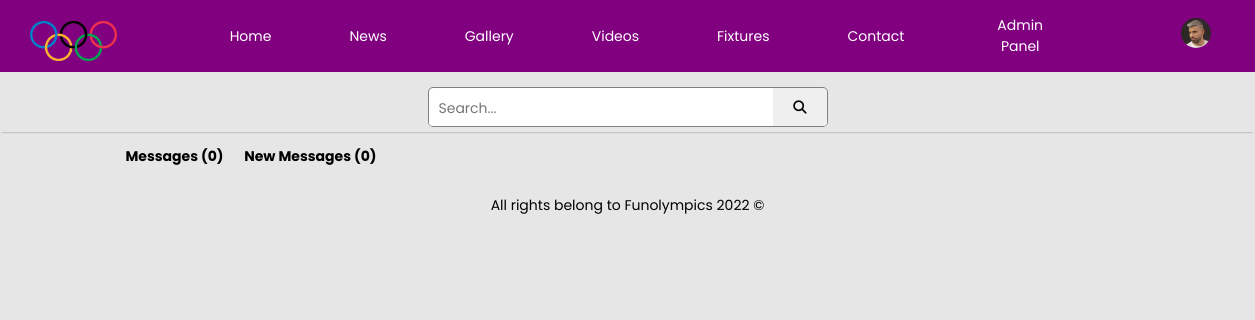
Page /users/inbox/ (signed in) on the earlier database version.
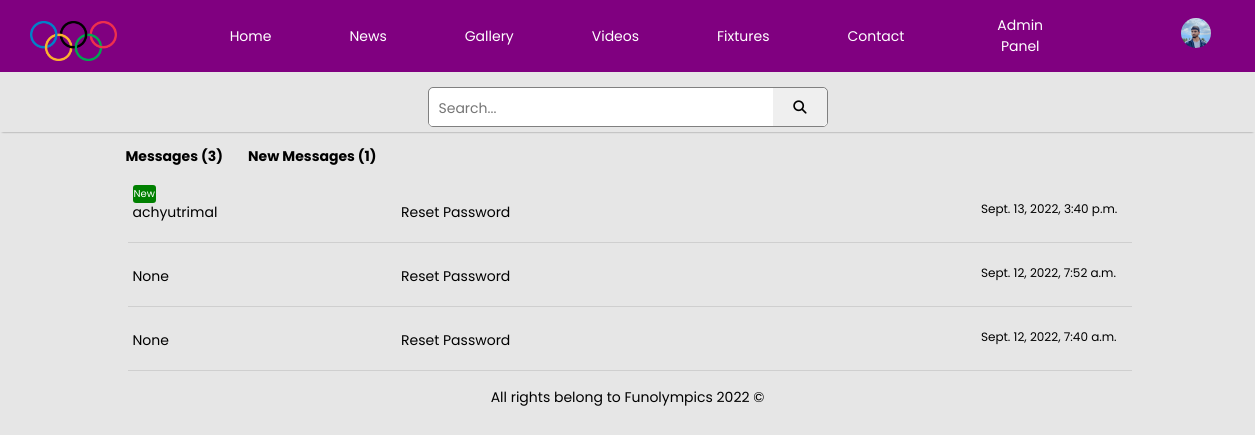
Same page on the later database version.
### users/models.py (models this page shows, shortened)
class User (AbstractBaseUser):
    email       = models.EmailField(verbose_name="email", max_length=60, unique=True)
    username    = models.CharField (max_length=50, unique=True)
    password    = models.CharField(max_length=128)
    date_joined = models.DateTimeField(verbose_name="date joined", auto_now_add=True)
    last_login  = models.DateTimeField(auto_now=True, verbose_name='last login')
    is_admin    = models.BooleanField(default=False)
    is_active   = models.BooleanField(default=True)
    is_staff    = models.BooleanField(default=False)
    is_superuser=  models.BooleanField(default=False)
    full_name   =models.CharField(max_length=60, null=True)
    country     =CountryField(blank=True, null=True, verbose_name="Counrty/Area of resdence", blank_label="Select Country")
    id          =models.UUIDField(default=uuid.uuid4, unique=True, primary_key=True, editable=False)
    USERNAME_FIELD = 'email' #use this field to login to the account instead of username
    REQUIRED_FIELDS=['username', 'full_name', 'country']
    objects = UserManager()

class Profile (models.Model):
    user = models.OneToOneField(User, on_delete=models.CASCADE, null=True, blank=True)
    username = models.CharField(max_length=255, blank=True, null=True)
    name = models.CharField(max_length=255, blank=True, null=True)
    email = models.EmailField(max_length=255, blank=True, null=True)
    country = CountryField(blank=True, null=True, verbose_name="Counrty/Area of resdence", blank_label="Select Country")
    profile_image = models.ImageField(null=True, blank=True, upload_to='images/profile_pics/', default='images/profile_pics/default.jpg')
    created = models.DateTimeField(auto_now_add=True)
    id = models.UUIDField(default=uuid.uuid4, unique=True,
                          primary_key=True, editable=False)
    def __str__(self):
        return str(self.user.username)

class Inbox (models.Model):
    sender = models.ForeignKey(Profile, on_delete=models.SET_NULL, null=True, blank=True)
    receiver = models.ForeignKey(Profile, on_delete=models.SET_NULL, null=True, blank=True, related_name='messages')
    name = models.CharField(max_length=200, null=True, blank=True)
    email = models.EmailField(max_length=200, null=True, blank=True)
    subject = models.CharField(max_length=200, null=False, blank=False, default='Reset Password')
    is_read = models.BooleanField(default=False, null=True)
    created = models.DateTimeField(auto_now_add=True)
    id = models.UUIDField(default=uuid.uuid4, unique=True,
                          primary_key=True, editable=False)
    class Meta:
        ordering = ['is_read', '-created']

### users/views.py (the view)
# urls.py: path('inbox/', views.inbox, name='inbox'),
@login_required(login_url='login')
def inbox(request):
    profile = request.user.profile
    inbox = profile.messages.all()
    inbox_count=inbox.count()
    unread_count = inbox.filter(is_read=False).count()
    context = {'inbox': inbox, 'inbox_count':inbox_count, 'unread_count':unread_count}
    return render(request, 'users/inbox.html', context)

### users/templates/users/inbox.html (shortened to what this page needs)
{% extends 'main.html' %}
{% load static %}
{% block styles %}
<link rel="stylesheet" href="{% static 'styles/inbox.css' %}">
{% endblock styles %}
{% block content %}
<div class="container">
    <div class="inbox-container">
        <span>
            <p>Messages ({{inbox_count}})</p>
            <p>New Messages ({{unread_count}})</p>
        </span>
        {% for inbox in inbox %}
        <a href="{% url 'viewMessage' inbox.id %}">
            <div class="message-card">
                {% if not inbox.is_read %}
                <p id="new-tag">New</p>
                {% endif %}
                <p id="sender">{{inbox.sender}}</p>
                <p id="msg">{{inbox.subject}}</p>
                <p id="time">{{inbox.created}}</p>
            </div>
        </a>
        {% endfor %}
    </div>
</div>
{% endblock content %}

### templates/main.html (shortened to what this page needs)
<!DOCTYPE html>
<html lang="en">
<head>
    {% block styles %}
    {% endblock %}
    {% load static %}
    <link rel="stylesheet" href="{% static 'styles/main.css' %}">
</head>
<body>
    {% include 'navbar.html' %}
    {% block content %}
    {% endblock content %}
    {% include 'footer.html' %}
</body>
</html>

### templates/navbar.html (shortened to what this page needs)
<!DOCTYPE html>
<html lang="en">
<head>
    {% load static %}
    <link rel="stylesheet" href="{% static 'styles/navbar.css' %}">
</head>
<body>
    {% if request.user.is_authenticated %}
    <div class="nav-bar">
        <ul>
            <img src="{% static 'media/images/olympic.png'%}" alt="" id="logo">
            <li><a href="{% url 'home' %}">Home</a></li>
            <li><a href="{% url 'all_news' %}">News</a></li>
            <li><a href="{% url 'gallery' %}">Gallery</a></li>
            <li><a href="{% url 'all_videos' %}">Videos</a></li>
            <li><a href="{% url 'fixtures' %}">Fixtures</a></li>
            <li><a href="{% url 'contact'  %}">Contact</a></li>
            {% if request.user.is_superuser %}
            <li> <a href="{% url 'admin_panel' %}" class="baritem bar-button">Admin Panel</a></li>
            {% endif %}
            <div class="dropdown">
                <button class="dropbtn">
                    <img src="{{request.user.profile.profile_image.url}}" alt="" id="profile-img">
                </button>
            </div>
        </ul>
    </div>
    {% if not request.path == '/users/my_profile/' %}
    <div class="bottom-nav">
        <form action="" method="get">
            <div class="search-fields">
                <input type="text" placeholder="Search..." name="search_query">
                <button type="submit"><i class="fa fa-search"></i></button>
            </div>
        </form>
    </div>
    {% endif  %}
    {% endif %}
</body>
</html>

### templates/footer.html (shortened to what this page needs)
<footer>
    <p>All rights belong to Funolympics 2022 &copy;</p>
</footer>

### static/styles/inbox.css (style rules this page uses)
.container { width: 100%; display: flex; flex-direction: column; align-items: center; }
.inbox-container { width: 80%; display: flex; flex-direction:column; }
.inbox-container span { width: 25%; margin: 0; display: flex; justify-content: space-between; font-weight: bold; }
.inbox-container a { text-decoration: none; color: black; }
.message-card { display: flex; width: 100%; position: relative; border-bottom: 1px solid rgba(128, 128, 128, 0.229); padding: 5px; margin: 2px; cursor: pointer; }
#new-tag { position: absolute; left: 5px; top: -8px; font-size: 10px; color: white; background-color: green; padding: 1px; border-radius: 3px; }
#sender { width: 25%; margin-right: 20px; }
#msg { width: 55%; }
#time { width: 15%; position: absolute; right: 0px; font-size: 12px; }

### static/styles/navbar.css (style rules this page uses)
#logo { width: 90px; height: 40px; margin: 10px 50px 0px 30px; }
.nav-bar { width: 100%; background-color: purple; position: sticky; top: 0; z-index: 1; }
.nav-bar ul { display: inline-flex; align-items: center; text-align: center; list-style: none; gap: 3rem; margin: 0; top: 0; padding: 0; overflow: hidden; }
.nav-bar li { display: inline-block; text-align: center; }
.nav-bar li a { float: left; color: white; text-align: center; padding: 15px; text-decoration: none; }
.dropdown { float: left; overflow: hidden; }
.dropdown .dropbtn { border: none; outline: none; color: white; padding: 14px 16px; background-color: inherit; width: 150px; font-family: inherit; justify-content: space-between; margin: 0; }
.dropbtn img { width: 30px; height: 30px; border-radius: 50%; object-fit: cover; }
.bottom-nav { display: flex; margin-top: 10px; justify-content: center; padding: 5px; box-shadow: 0 1.5px 2px -2px gray; background-color: rgb(230, 230, 230); z-index: 2; }
.search-fields { position: relative; width: 400px; height: 40px; border-radius: 5px; overflow: hidden; border: 1.5px solid grey; }
.search-fields input { border: 1px solid #f0f0f0; border-radius: 2px; font-family: inherit; border: none; border-radius: 25px 0 0 25px; font-size: 14px; outline: none; padding: 10px 30px 10px 10px; width: 100%; border-radius: 5px; }
.search-fields button { position: absolute; right: 0; top: 50%; transform: translateY(-50%); height: 100%; outline: none; border: none; border-radius: 0 5px 5px 0; cursor: pointer; box-sizing: border-box; padding: 0 20px; }

### static/styles/variables.css (style rules this page uses)
:root { --background-color: rgb(230, 230, 230); --dark_cyan: #3AB09E; --color-text: #737373; --color-gray: #8b8b8b; --color-light: #e5e7eb; --color-light-gray: #767676; --color-bg: #f8fafd; --color-white: #fffefd; --color-white-light: #f3f3f3; --color-success: #359e64; --color-success-bg: #def8e8; --color-error: #fc4b0b; --color-error-bg: #fff2ee; --font-regular: 300; --font-medium: 500; --font-bold: 700; --generic-shadow: 1px 1px 5px #00000010; --generic-transition: all 0.3s ease-in-out; }

### static/styles/modules/app.css (style rules this page uses)
* { box-sizing: border-box; }
body { margin: auto; background-color: rgb(230, 230, 230); font-size: 14px; font-family: "Poppins", sans-serif; }

### templates/footer.html (style rules this page uses)
footer { left: 0; bottom: 0; width: 100%; margin: 0px; text-align: center; }

Differences in the rows shown:
changed User: user.profile.profile_image: a different picture
added Inbox: is_read "New", sender "achyutrimal", subject "Reset Password", created "Sept. 13, 2022, 3:40 p.m."
added Inbox: sender "None", subject "Reset Password", created "Sept. 12, 2022, 7:52 a.m."
added Inbox: sender "None", subject "Reset Password", created "Sept. 12, 2022, 7:40 a.m."
Other differences:
{{ inbox_count }}: "0" → "3"
{{ unread_count }}: "0" → "1"
